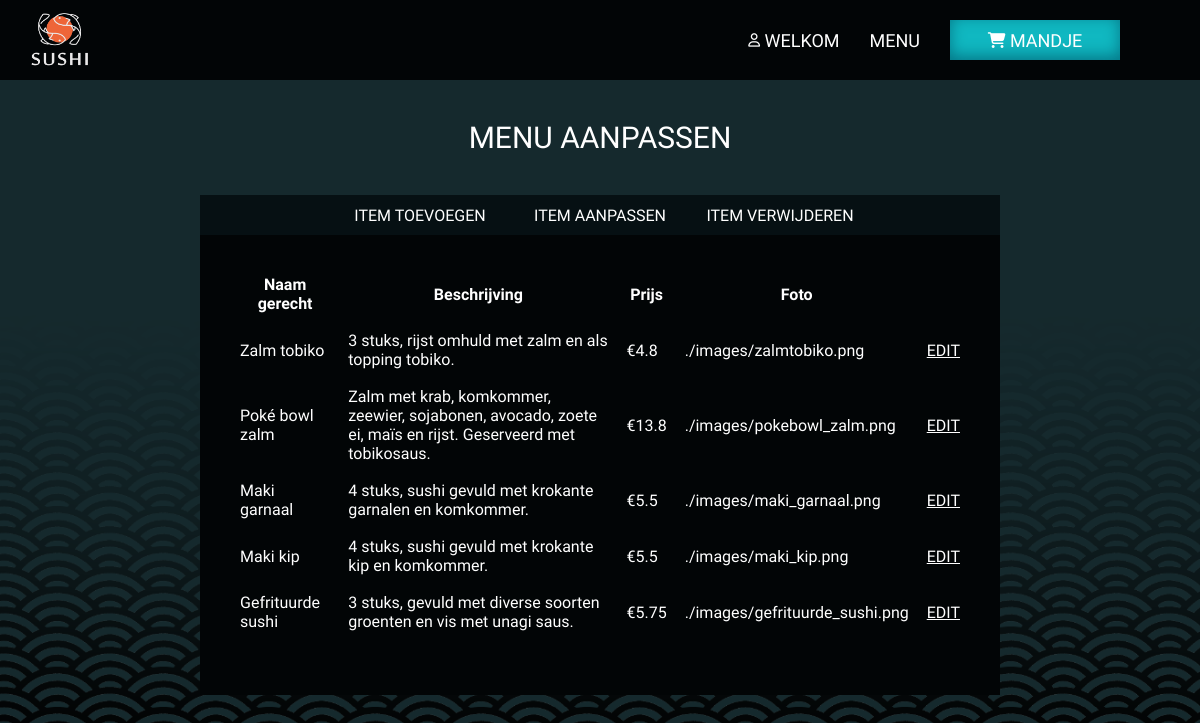
Screenshot of /edit-page.php (signed in) with the database file from the repository.
### tables this page shows
CREATE TABLE `gerechten` (
  `id` int(11) NOT NULL,
  `name` varchar(255) NOT NULL,
  `description` text NOT NULL,
  `price` float NOT NULL,
  `image` varchar(255) NOT NULL
);

### edit-page.php (the view, shortened to what this page needs)
<?php
if (isset($_SESSION['user']['name'])) :
?>
    <!DOCTYPE html>
    <html lang="en">
    <head>
        <link rel="stylesheet" href="./css/style.css">
        <link rel="stylesheet" href="./css/header.css">
        <link rel="stylesheet" href="./css/form.css">
        <link rel="stylesheet" href="./css/table.css">
    </head>
    <body>
        <header>
            <div class="header-left">
                <a href="index.php"><img class="logo" src="./images/logo.png" alt="logo"></a>
            </div>
            <div class="header-right">
                <div class="dropdown">
                    <a href="index.php"><i class="fa-regular fa-user fa-xs" class="dropdown-link"></i> WELKOM <?php echo strtoupper($_SESSION['user']['name']) ?> </a>
                </div>
                <a href="index.php#menu">MENU</a>
                <button class="cart-btn"><i class="fa-solid fa-cart-shopping fa-sm"></i> MANDJE</button>
            </div>
        </header>
        <main>
            <h1>MENU AANPASSEN</h1>
            <div class="admin-box">
                <div class="admin-box-top">
                    <a href="add-page.php" class="btn">ITEM TOEVOEGEN</a>
                    <a href="edit-page.php" class="btn">ITEM AANPASSEN</a>
                    <a href="delete-page.php" class="btn">ITEM VERWIJDEREN</a>
                </div>
                <div class="admin-box-bottom">
                    <table>
                        <tr>
                            <th>Naam gerecht</th>
                            <th>Beschrijving</th>
                            <th>Prijs</th>
                            <th>Foto</th>
                        </tr>
                        <?php
                        include_once './include/connect.php';
                        $stmt = $conn->prepare("SELECT * FROM gerechten;");
                        $stmt->execute();
                        $data = $stmt->fetchAll();
                        foreach ($data as $key => $value) : ?>
                            <tr>
                                <td><?php echo $value['name']; ?></td>
                                <td><?php echo $value['description']; ?></td>
                                <td>€<?php echo $value['price']; ?></td>
                                <td><?php echo $value['image']; ?></td>
                                <td><a class="link" href="edit-page2.php?id=<?php echo $value['id']; ?>" name="edit">EDIT</a>
                            </tr>
                        <?php endforeach; ?>
                    </table>
                </div>
            </div>
        </main>
    </body>
    </html>
<?php else :
    header("location: index.php");
endif; ?>

### css/style.css (style rules this page uses)
* { margin: 0; padding: 0; }
body, html { width: 100vw; height: 100vh; }
body { background-image: url('../images/bg.png'); background-size: cover; height: 100vh; width: 100vw; overflow-x: hidden; background-attachment: fixed; font-family: 'K2D', sans-serif; }
main { display: flex; flex-direction: column; align-items: center; }
h1 { color: white; margin: 40px; font-weight: 400; font-size: 30px; }

### css/header.css (style rules this page uses)
.logo { height: 60px; }
header { width: 100vw; height: 80px; background-color: #020506; display: flex; }
.header-left { width: 10%; height: 100%; display: flex; align-items: center; margin-left: 20px; }
.header-right { width: 90%; height: 100%; display: flex; gap: 30px; color: white; justify-content: flex-end; align-items: center; margin-right: 80px; }
header a { text-decoration: none; color: white; font-size: 18px; font-weight: 300; }
.cart-btn { width: 170px; height: 40px; color: white; background-color: #10B8C1; font-size: 18px; font-family: 'K2D', sans-serif; font-weight: 500; box-shadow: 0px -4px 15px #057686 inset; border: none; }

### css/form.css (style rules this page uses)
.admin-box { min-height: 500px; width: 800px; background-color: #020506; margin-bottom: 50px; }
.admin-box-top { display: flex; background-color: #061013; justify-content: center; }
.admin-box-bottom { display: flex; height: 100%; justify-content: center; padding: 30px; }
.link { color: white; }
.btn { background-color: transparent; color: white; border: none; height: 40px; width: 180px; text-decoration: none; display: flex; justify-content: center; align-items: center; }

### css/table.css (style rules this page uses)
table { color: white; }
th, td { padding: 8px; }

### rows the page displays
gerechten: name "Zalm tobiko", description "3 stuks, rijst omhuld met zalm en als topping tobiko.", price "4.8", image "./images/zalmtobiko.png"
gerechten: name "Poké bowl zalm", description "Zalm met krab, komkommer, zeewier, sojabonen, avocado, zoete ei, maïs en rijst. Geserveerd met tobikosaus.", price "13.8", image "./images/pokebowl_zalm.png"
gerechten: name "Maki garnaal", description "4 stuks, sushi gevuld met krokante garnalen en komkommer.", price "5.5", image "./images/maki_garnaal.png"
gerechten: name "Maki kip", description "4 stuks, sushi gevuld met krokante kip en komkommer.", price "5.5", image "./images/maki_kip.png"
gerechten: name "Gefrituurde sushi", description "3 stuks, gevuld met diverse soorten groenten en vis met unagi saus.", price "5.75", image "./images/gefrituurde_sushi.png"
